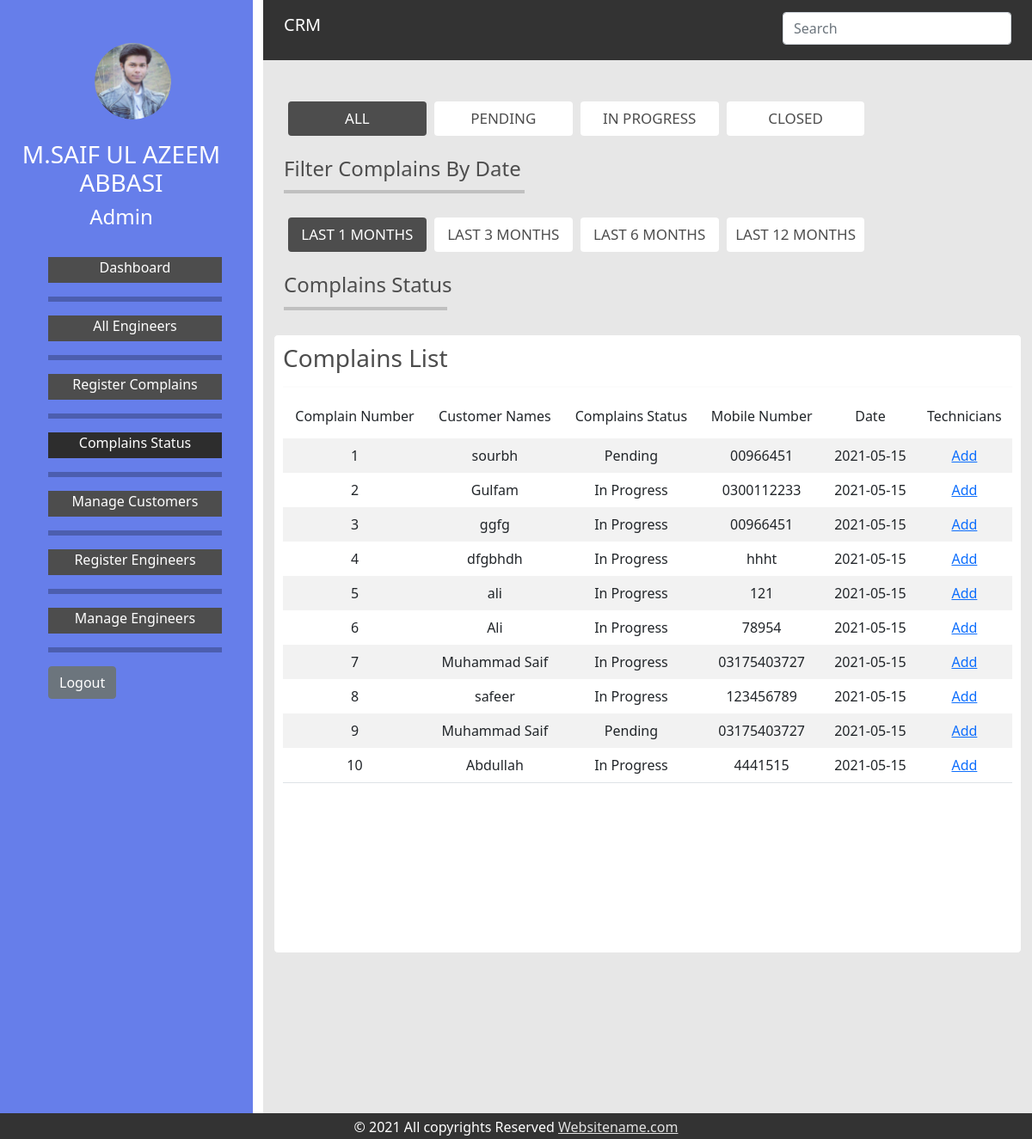
The app's page /complain-status.php (signed in) with its own data.
### tables this page shows
CREATE TABLE `complains` (
  `cp_id` int(10) NOT NULL,
  `c_id` int(10) NOT NULL,
  `id` int(10) DEFAULT NULL,
  `product` varchar(100) NOT NULL,
  `description` text NOT NULL,
  `cp_date` date NOT NULL DEFAULT current_timestamp(),
  `status` int(10) NOT NULL
);

CREATE TABLE `customers` (
  `c_id` int(10) NOT NULL,
  `c_name` varchar(100) NOT NULL,
  `c_mobile` varchar(100) NOT NULL,
  `c_alt_mobile` varchar(100) NOT NULL,
  `c_address` varchar(100) NOT NULL,
  `c_pincode` varchar(100) NOT NULL,
  `is_delete` int(10) NOT NULL DEFAULT 0
);

### complain-status.php (the view, shortened to what this page needs)
<?php
include("connection.php");
?>
<!DOCTYPE html>
<html>
<head>
    <link rel="stylesheet" type="text/css" href="css/style.css">
    <link rel="stylesheet" href="https://cdnjs.cloudflare.com/ajax/libs/font-awesome/4.7.0/css/font-awesome.min.css">
    <link href="https://cdn.jsdelivr.net/npm/bootstrap@5.0.0-beta1/dist/css/bootstrap.min.css" rel="stylesheet">
</head>
<body >
    <div class='fluid-container'>
        <div class='row' style="height: 100%;">
            <div class='col-lg-3 col-md-3 col-sm-12' style="background-color: #667eea;">
                <div class="container" style="color: #fff; position: sticky; top: 0;">
                    <div class="row" >
                        <div class="col-lg-4 col-md-4 col-sm-12"></div>
                        <div class="col-lg-8 col-md-8 col-sm-12" style="padding-top: 50px;"><a href="index.php"><img style=" border-radius: 50%; width: 60%; " src="images/profile_pic.jpeg" alt="Avatar"></a></div>
                    </div>
                    <br>
                    <div class="row" style="text-align: center;">
                        <h3>M.SAIF UL AZEEM ABBASI</h3>
                        <h4>Admin</h4>
                    </div>
                    <br>
                    <div class="row">
                        <div class="navigation">
                            <ul>
                            	<li><a  href="dashboard.php">Dashboard</a></li>
                            	 <hr class="new2">
                                <li><a   href="engineers_list.php">All Engineers</a></li>
                                <hr class="new2">
                                <li><a  href="register-complain.php">Register Complains</a></li>
                                <hr class="new2">
                                <li><a style="background-color: #2d2d2d;" href="complain-status.php">Complains Status</a></li>
                                <hr class="new2">
                                <li><a href="customer-list.php">Manage Customers</a></li>
                                <hr class="new2">
                                <li><a href="register-engineer.php">Register Engineers</a></li>
                                <hr class="new2">
                                <li><a href="manage_engineer.php">Manage Engineers</a></li>
                                <hr class="new2">
                                <li>
                                	<form>
                                		<input class="btn btn-secondary" type="submit" name="logout" value="Logout">
                                	</form>
                                </li>
                            </ul>
                        </div>
                    </div>
                    <br>
                    <br>
                    <br>
                    <br>
                    <br>
                    <br>
                    <br>
                    <br>
                    <br>
                </div>
            </div>
            <div class='main col-lg-9 col-md-9 col-sm-12' >
            <div style="  background-color: #e7e7e7;">
	<div  id="header" class="fluid-container sticky-top">
		<div class="container" style="padding-top: 14px;" id="nav-cont">
 			<div class="row">
 				<div class="col-4"><a id="logo" class="navbar-brand" href="index.php"> CRM</a></div>
 				<div class="col-4"></div>
 				<div class="col-4">
 					<form>
 						<input class="form-control" type="text" placeholder="Search" name="search-engr">
 					</form>
 				</div>
 			</div>
		</div>
	</div>
	<br>
<br>
	<div class="container">
		<div class="ul-container">
			 <ul>
                <li ><a class="btn btn-primary" style="background-color: #4d4d4d; border: none;" href="complain-status.php">ALL</a></li>
                <li><a class="btn btn-primary" style="background-color: #fff; color: #4d4d4d; border: none;" href="pending.php">PENDING</a></li>
                <li><a class="btn btn-primary" style="background-color: #fff; color: #4d4d4d;border: none;" href="inprogress.php">IN PROGRESS</a></li>
                <li><a class="btn btn-primary" style="background-color: #fff; color: #4d4d4d; border: none;" href="closed.php">CLOSED</a></li>
            </ul>
		</div>
		<br>
		<h4 style="color: #4d4d4d; margin-bottom: -5px;">Filter Complains By Date </h4>
		<hr style="border:2px solid #4d4d4d; width: 280px; float: left;">
		<br>
		<br>
		<div class="ul-container">
			 <ul>
                <li ><a class="btn btn-primary" style="background-color: #4d4d4d; border: none;" href="complain-status.php">LAST 1 MONTHS</a></li>
                <li><a class="btn btn-primary" style="background-color: #fff; color: #4d4d4d; border: none;" href="pending.php">LAST 3 MONTHS</a></li>
                <li><a class="btn btn-primary" style="background-color: #fff; color: #4d4d4d;border: none;" href="inprogress.php">LAST 6 MONTHS</a></li>
                <li><a class="btn btn-primary" style="background-color: #fff; color: #4d4d4d; border: none;" href="closed.php">LAST 12 MONTHS</a></li>
            </ul>
		</div>
		<br>
		<h4 style="color: #4d4d4d; margin-bottom: -5px;">Complains Status</h4>
		<hr style="border:2px solid #4d4d4d; width: 190px; float: left;">
	</div>
<br>
<br>
	<div class="container" id="main-body">
			<div class="row" style="padding-left: 0px;padding-right: 0px;">
				<div style="padding: 10px; border: 1px solid #e7e7e7; border-radius: 5px; background-color: #fff; height: 720px;  ">
					<h3 style="color: #4d4d4d;">Complains List</h3>
					<hr style="border:1px solid #f1f1f1">
					<div style="overflow:auto;height: 600px; background-color: #fff;">
					<table class="table table-striped  table-hover table-condensed" style="text-align: center;">
	                    <thead >
	                        <tr style="border: none;">
	                        	<th><h6>Complain Number</h6></th>
	                            <th ><h6>Customer Names</h6></th>
	                            <th><h6>Complains Status</h6></th>
	                            <th><h6>Mobile Number</h6></th>
	                            <th><h6>Date</h6></th>
	                            <th><h6>Technicians</h6></th>
	                        </tr>
	                    </thead>
	                    <tbody>
	                    	<?php
	                    		$query21=$con->prepare("SELECT * FROM complains");
						        $query21->execute();
						        $resultss=$query21->get_result();
						        while($rows=$resultss->fetch_assoc())
						           {
						               $cp_id= $rows['cp_id'];
						               $c_id= $rows['c_id'];
						               $cp_status= $rows['status'];
						               $cp_date= $rows['cp_date'];
						               if($cp_status==0)
						               {
						               	$status='Pending';
						               }
						               else
						               {
						               	$status='In Progress';
						               }
						               $query22=$con->prepare("SELECT * FROM customers WHERE c_id=?");
								        $query22->bind_param("s",$c_id);
								        $query22->execute();
								        $resultsss=$query22->get_result();
								        while ($roow=$resultsss->fetch_assoc()) {
								        	$cust_name=$roow['c_name'];
								        	$cust_mobile=$roow['c_mobile'];
								        }
	                    	?>
	                        <tr>
	                            <td style="border-top: hidden;"><?php echo $cp_id; ?></td>
	                            <td style="border-top: hidden;"><?php echo $cust_name; ?></td>
	                            <td style="border-top: hidden;"><?php echo $status; ?></td>
	                            <td style="border-top: hidden;"><?php echo $cust_mobile; ?></td>
	                            <td style="border-top: hidden;"><?php echo $cp_date; ?></td>
	                            <td style="border-top: hidden;"><a href='<?php echo "add_technician.php?cpid=$cp_id && cid=$c_id" ?>'>Add</a></td>
	                        </tr>
	                        <?php
	                    			}
						        $query21->close(); ?>
	                    </tbody>
	                </table>
	            	</div>
	            </div>
	        </div>
	</div>
	<br>
	<br>
	<br>
	<br>
	<br>
	<br>
	<br>
	<br>
	<br>
	<div class="fluid-container sticky-bottom" style="background-color: #333; height: 30px;  position: fixed;left: 0;bottom: 0;width: 100%;">
        <div class="row" style="padding-top:4px;">
            <div class="col-2"></div>
            <div class="col-8"><p style="color: #fff; text-align: center;">© 2021 All copyrights Reserved <a style="color:#e2e2e2;" href="https://www.appsvista.com/">Websitename.com</a></p></div>
            <div class="col-2"></div>
        </div>
    </div>
</div>
            </div>
        </div>
    </div>
</body>
</html>
</html>

### css/style.css (style rules this page uses)
body, html { height: 100%; }
.main { height: 100%; }
.navigation ul { list-style: none; }
.navigation ul li a { width: 100%; height: 30px; display: block; background-color:#4d4d4d; text-align: center; text-decoration: none; color: #fff; font-size: 16px; }
.new2 { border: 3px solid black; }
#logo { color: #fff; }
.ul-container ul { list-style-type: none; margin: 0; padding-left:0px; }
.ul-container ul li { display: inline-block; width: 19%; margin-left: 5px; }
.ul-container ul li a { color: #fff; text-align: center; padding: 7px 8px; text-decoration: none; font-size: 17px; width: 100%; }
#header { background-color: #333; height:70px; width: 100%; top: 0; left: 0; }
.row:after { content: ""; display: table; clear: both; }

### records on screen
complains: cp_id "1", c.c_name "sourbh", status "Pending", c.c_mobile "00966451", cp_date "2021-05-15"
complains: cp_id "2", c.c_name "Gulfam", status "In Progress", c.c_mobile "0300112233", cp_date "2021-05-15"
complains: cp_id "3", c.c_name "ggfg", status "In Progress", c.c_mobile "00966451", cp_date "2021-05-15"
complains: cp_id "4", c.c_name "dfgbhdh", status "In Progress", c.c_mobile "hhht", cp_date "2021-05-15"
complains: cp_id "5", c.c_name "ali", status "In Progress", c.c_mobile "121", cp_date "2021-05-15"
complains: cp_id "6", c.c_name "Ali", status "In Progress", c.c_mobile "78954", cp_date "2021-05-15"
complains: cp_id "7", c.c_name "Muhammad Saif", status "In Progress", c.c_mobile "03175403727", cp_date "2021-05-15"
complains: cp_id "8", c.c_name "safeer", status "In Progress", c.c_mobile "123456789", cp_date "2021-05-15"
complains: cp_id "9", c.c_name "Muhammad Saif", status "Pending", c.c_mobile "03175403727", cp_date "2021-05-15"
complains: cp_id "10", c.c_name "Abdullah", status "In Progress", c.c_mobile "4441515", cp_date "2021-05-15"
